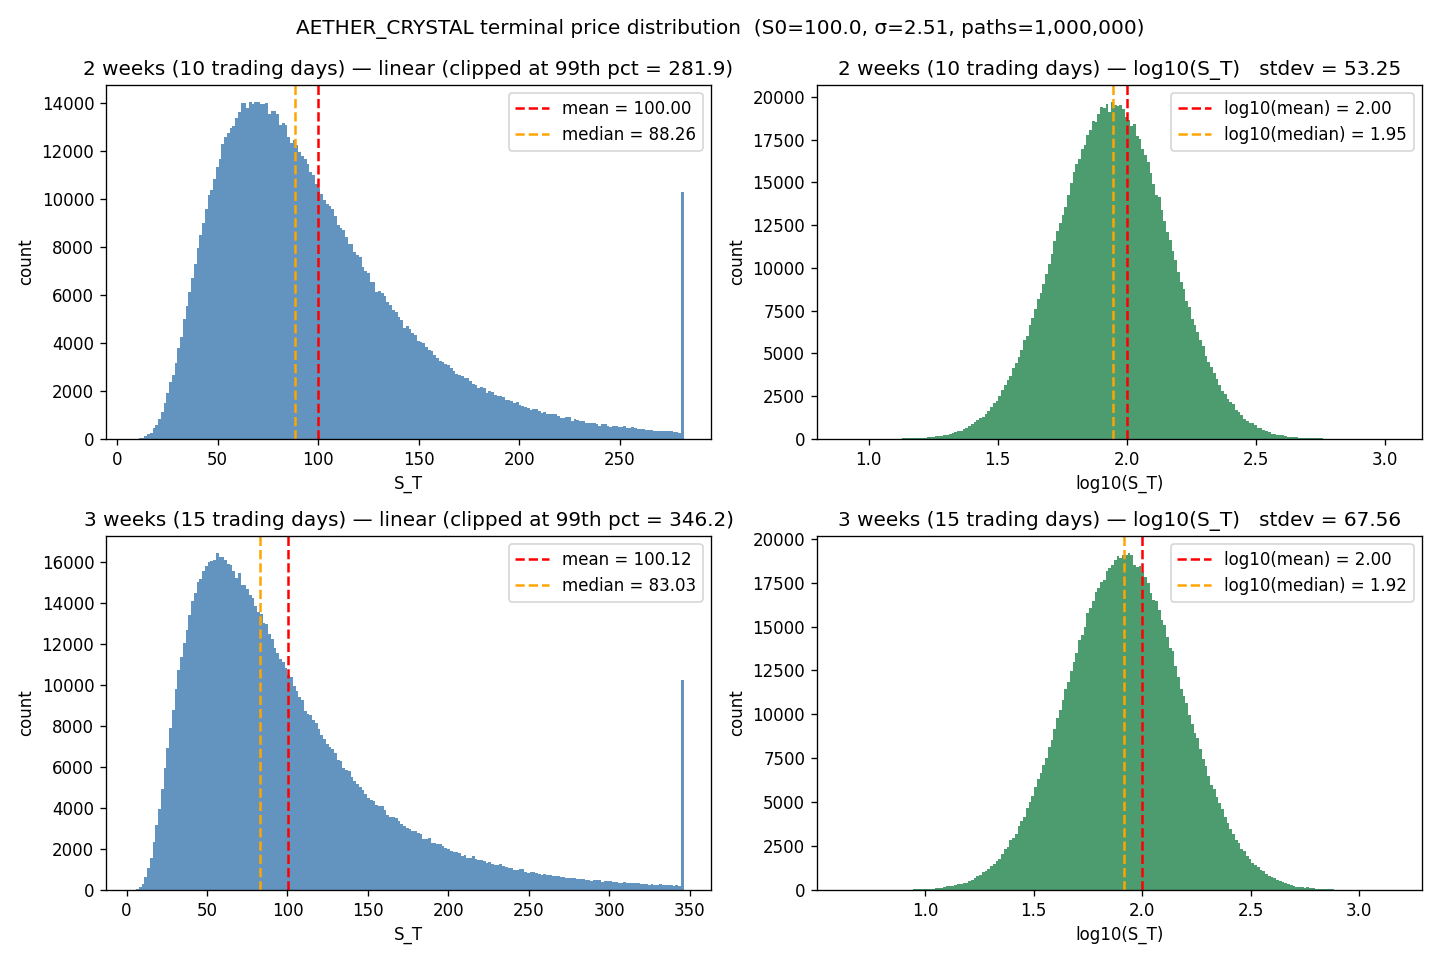

The Python source for this figure:
"""
Monte Carlo for AETHER_CRYSTAL price under GBM with zero risk-neutral drift.

    sigma  = 2.51 (annualized)
    grid   = 4 steps per trading day
    year   = 252 trading days

Reports mean and stdev of S_T after 2 weeks (10 days) and 3 weeks (15 days).
"""

from pathlib import Path

import matplotlib.pyplot as plt
import numpy as np


SIGMA = 2.51
STEPS_PER_DAY = 4
DAYS_PER_YEAR = 252
S0 = 100.0
N_PATHS = 1_000_000
SEED = 42
PLOT_PATH = Path(__file__).parent / "aether_crystal_mc.png"


def simulate(s0: float, days: int, n_paths: int, rng: np.random.Generator) -> np.ndarray:
    n_steps = days * STEPS_PER_DAY
    dt = 1.0 / DAYS_PER_YEAR / STEPS_PER_DAY
    drift = -0.5 * SIGMA**2 * dt
    diffusion = SIGMA * np.sqrt(dt)
    z = rng.standard_normal((n_paths, n_steps))
    log_returns = drift + diffusion * z
    log_st = np.log(s0) + log_returns.sum(axis=1)
    return np.exp(log_st)


def analytic_moments(s0: float, days: int) -> tuple[float, float]:
    t = days / DAYS_PER_YEAR
    mean = s0
    var = s0**2 * (np.exp(SIGMA**2 * t) - 1.0)
    return mean, np.sqrt(var)


def plot_terminal_distributions(samples: dict[str, np.ndarray], path: Path) -> None:
    fig, axes = plt.subplots(len(samples), 2, figsize=(12, 4 * len(samples)))
    if len(samples) == 1:
        axes = axes[np.newaxis, :]

    for row, (label, st) in enumerate(samples.items()):
        mean, median, std = st.mean(), float(np.median(st)), st.std(ddof=1)

        # linear-scale histogram, clipped to 99th percentile so the bulk is visible
        clip = float(np.quantile(st, 0.99))
        ax = axes[row, 0]
        ax.hist(np.clip(st, None, clip), bins=200, color="steelblue", alpha=0.85)
        ax.axvline(mean, color="red", linestyle="--", label=f"mean = {mean:.2f}")
        ax.axvline(median, color="orange", linestyle="--", label=f"median = {median:.2f}")
        ax.set_title(f"{label} — linear (clipped at 99th pct = {clip:.1f})")
        ax.set_xlabel("S_T")
        ax.set_ylabel("count")
        ax.legend()

        # log-scale histogram on log10(S_T) — natural view for GBM
        ax = axes[row, 1]
        ax.hist(np.log10(st), bins=200, color="seagreen", alpha=0.85)
        ax.axvline(np.log10(mean), color="red", linestyle="--", label=f"log10(mean) = {np.log10(mean):.2f}")
        ax.axvline(np.log10(median), color="orange", linestyle="--", label=f"log10(median) = {np.log10(median):.2f}")
        ax.set_title(f"{label} — log10(S_T)   stdev = {std:.2f}")
        ax.set_xlabel("log10(S_T)")
        ax.set_ylabel("count")
        ax.legend()

    fig.suptitle(f"AETHER_CRYSTAL terminal price distribution  (S0={S0}, σ={SIGMA}, paths={N_PATHS:,})")
    fig.tight_layout()
    fig.savefig(path, dpi=120)
    print(f"\nplot saved to {path}")


def main() -> None:
    rng = np.random.default_rng(SEED)
    horizons = {"2 weeks (10 trading days)": 10, "3 weeks (15 trading days)": 15}

    print(f"S0={S0}  sigma={SIGMA}  paths={N_PATHS:,}  steps/day={STEPS_PER_DAY}\n")
    header = f"{'horizon':<28} {'mc mean':>12} {'mc stdev':>12} {'mc median':>12} {'analytic mean':>16} {'analytic stdev':>16}"
    print(header)
    print("-" * len(header))

    samples: dict[str, np.ndarray] = {}
    for label, days in horizons.items():
        st = simulate(S0, days, N_PATHS, rng)
        a_mean, a_std = analytic_moments(S0, days)
        print(
            f"{label:<28} {st.mean():>12.4f} {st.std(ddof=1):>12.4f} "
            f"{np.median(st):>12.4f} {a_mean:>16.4f} {a_std:>16.4f}"
        )
        samples[label] = st

    plot_terminal_distributions(samples, PLOT_PATH)


if __name__ == "__main__":
    main()
